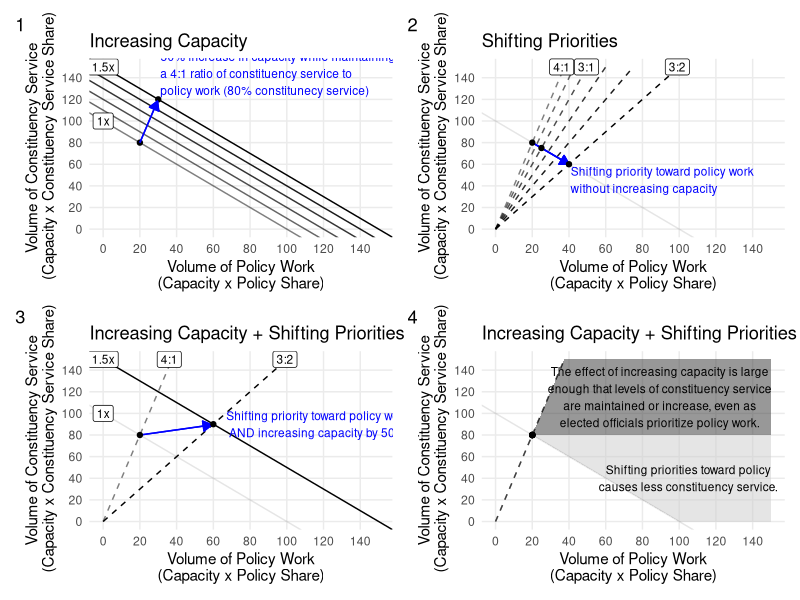

Reproduce this figure in R.
## ---- chunk 1
library(tidyverse)
library(ggrepel)
library(knitr)

knitr::opts_chunk$set(echo = TRUE, 
                      cache = TRUE, 
                      fig.width=8, 
                      fig.height = 8,
                      out.width = "100%",
                      fig.show = "hold",
                      #fig.cap = "",
                      #fig.subcap = "",
                      #split = T,
                      fig.align = 'center', 
                      fig.path='figs/',
                      fig.retina = 6,
                      warning=FALSE, 
                      message=FALSE)

# inline numbers round to 2
knit_hooks$set(inline = function(x) {
  if (is.na(as.numeric(x))) {
    return(x)
    } else 
        return(round(x,2))
})


# plot color defaults 
library(ggplot2); theme_set(theme_bw())
  options(
    ggplot2.continuous.color = "cividis",
    ggplot2.continuous.fill = "cividis"
  )
  scale_color_discrete <- function(...)
    scale_color_viridis_d(..., direction = -1)
  scale_fill_discrete <- function(...)
    scale_fill_viridis_d(..., direction = -1)
  
# html table formatting
kablebox <- . %>%  
  head(100) %>%
  knitr::kable() %>% 
  kable_styling() %>% 
  scroll_box(height = "200px")

kablebox_long <- . %>% 
  head(100) %>% 
  knitr::kable() %>% 
  kable_styling() %>% 
  scroll_box(height = "500px")
## ---- chunk 2
library(ggplot2); theme_set(theme_minimal())

library(patchwork)

# CAPACITY
capacity <- tibble::tibble(
  priority = .2,
  capacity = c(100, 150) 
  ) %>% 
  ggplot() +
  aes(x = capacity*priority,
      y = capacity*(1-priority) ,
      #color = capacity, 
      #alpha = capacity, 
      intercept = capacity,
      label = str_c(capacity*priority, ", ", capacity*(1-priority))) + 
  geom_abline(slope = -1, 
              intercept = c(100, 110, 120,130,140, 150), 
                            linetype = 1,
              alpha = c(.5,.6,.7,.8,.9,1)) + 
    geom_point() +
  geom_segment(x = 100*.2, 
           y = 100*.8,
           xend = 148*.2, 
           yend = 148*.8,
           arrow = arrow(type = "closed", length = unit(.1, "in")),
           color = "blue") + 
  annotate("text", 
          label = "50% increase in capacity while maintaining\na 4:1 ratio of constituency service to\npolicy work (80% constitunecy service)", 
           x = 150*.2, 
           y = 150*.8,
          hjust = -.01,
          vjust = -.1,
          color = "blue",
          size = 3) +
  geom_label(x = 0, y = c(100, 150), 
             label = c("1x", "1.5x"),
             size = 3 ) + 
    scale_y_continuous(breaks = seq(0, 140, by = 20), limits = c(0, 150)) + 
  scale_x_continuous(breaks = seq(0, 140, by = 20), limits = c(0, 150)) + 
  labs(title = "Increasing Capacity",
       x = "Volume of Policy Work\n(Capacity x Policy Share)",
       y = "Volume of Constituency Service\n (Capacity x Constituency Service Share)") + 
  theme(legend.position = "", 
        panel.grid.minor = element_blank() )




# PRIORITY 
priority <- tibble::tibble(
  priority = c(.2,.25, .4),
  capacity = c(100) 
  ) %>% 
  mutate(
    x = capacity*priority,
      y = capacity*(1-priority)
  ) %>% 
  ggplot() +
  aes(x = x,
      y = y ) + 
  geom_abline(slope = -1,
              intercept = c(100),
              linetype = 1,
              alpha = c(.1)) +
   stat_function(fun =  ~ 4*.x , geom = "line", linetype = 2, alpha = .5) +
     stat_function(fun =  ~ 3.5*.x , geom = "line", linetype = 2, alpha = .6) +
   stat_function(fun =  ~ 3*.x , geom = "line", linetype = 2, alpha = .7) +
   stat_function(fun =  ~ 2.5*.x , geom = "line", linetype = 2, alpha = .8) +
   stat_function(fun =  ~ 2*.x , geom = "line", linetype = 2, alpha = .9) +
   stat_function(fun =  ~ 1.5*.x , geom = "line", linetype = 2, alpha = 1) +

  geom_segment(x = 100*.2, 
           y = 100*.8,
           xend = 100*.4, 
           yend = 100*.6,
           arrow = arrow(type = "closed", length = unit(.1, "in")),
           color = "blue") + 
  geom_point() +
  annotate("text", 
          label = "Shifting priority toward policy work\nwithout increasing capacity", 
           x = 100*.4, 
           y = 100*.6,
          hjust = -.01,
          vjust = 1.1,
          color = "blue",
          size = 3) +
  geom_label(aes(x = 150*c(.24, .33, .66),
                 y = 150 ),
             label = c("4:1", "3:1", "3:2") ,
          size = 3) + 
  scale_y_continuous(breaks = seq(0, 140, by = 20), limits = c(0, 150)) + 
  scale_x_continuous(breaks = seq(0, 140, by = 20), limits = c(0, 150)) + 
  #scale_color_gradient(low = "grey", high = "black") +
  labs(title = "Shifting Priorities",
       x = "Volume of Policy Work\n(Capacity x Policy Share)",
       y = "Volume of Constituency Service\n (Capacity x Constituency Service Share)") +
  theme(legend.position = "",         
        #panel.grid.major = element_blank(),
        panel.grid.minor = element_blank() )



# BOTH  
both <- tibble::tibble(
  priority = c(.2, .4),
  capacity = c(100, 150) 
  ) %>% 
  mutate(
    x = capacity*priority,
      y = capacity*(1-priority)
  ) %>% 
  ggplot() +
  aes(x = x,
      y = y ) + 
  geom_abline(slope = -1,
              intercept = c(100, 150),
              linetype = 1,
              alpha = c(.1,1)) +
   stat_function(fun =  ~ 4*.x , geom = "line", linetype = 2, alpha = .5) +
   #  stat_function(fun =  ~ 3.5*.x , geom = "line", linetype = 2, alpha = .6) +
  # stat_function(fun =  ~ 3*.x , geom = "line", linetype = 2, alpha = .7) +
 #  stat_function(fun =  ~ 2.5*.x , geom = "line", linetype = 2, alpha = .8) +
#   stat_function(fun =  ~ 2*.x , geom = "line", linetype = 2, alpha = .9) +
   stat_function(fun =  ~ 1.5*.x , geom = "line", linetype = 2, alpha = 1) +
  geom_label(aes(x = 150*c(.24, .66),
                 y = 150 ),
                   min.segment.length = 15,
             label = c("4:1", "3:2") ,
          size = 3) + 
  geom_segment(x = 100*.2, 
           y = 100*.8,
           xend = 148*.4, 
           yend = 149*.6,
           arrow = arrow(type = "closed", length = unit(.1, "in")),
           color = "blue") + 
  geom_point() +
  annotate("text", 
          label = "Shifting priority toward policy work\n AND increasing capacity by 50%", 
           x = 150*.4, 
           y = 150*.6,
          hjust = -.07,
          vjust = .5,
          color = "blue",
          size = 3) +
    geom_label(x = 0, y = c(100, 150), 
             label = c("1x", "1.5x"),
             size = 3) + 
  scale_y_continuous(breaks = seq(0, 140, by = 20), limits = c(0, 150)) + 
  scale_x_continuous(breaks = seq(0, 140, by = 20), limits = c(0, 150)) + 
  #scale_color_gradient(low = "grey", high = "black") +
  labs(title = "Increasing Capacity + Shifting Priorities",
       x = "Volume of Policy Work\n(Capacity x Policy Share)",
       y = "Volume of Constituency Service\n (Capacity x Constituency Service Share)") + 
  theme(legend.position = "",          panel.grid.minor = element_blank() )



# BOTH  
more_c <- tibble(x = c(0, 20, 37.5,0),
       y = c(100, 80, 150,150) ) %>% 
  mutate(label = "A")

less_c <- tibble(x = c(0, 20, 0,0),
       y = c(0, 80, 80, 0) ) %>% 
  mutate(label = "D")


more_p <- tibble(x = c(20, 37.5, 150, 150),
       y = c(80, 150, 150, 80) ) %>% 
  mutate(label = "B")

less_p <- tibble(x = c(100, 20, 150, 150),
       y = c(0, 80, 80, 0) ) %>% 
  mutate(label = "C")


# REGIONS 
regions <- more_p %>%
 full_join( less_p) %>% #full_join(more_c) %>% 
  group_by(label) %>% 
  mutate(mean_x = mean(x),
         mean_y = mean(y),
         name = label %>% 
           str_replace("B", "The effect of increasing capacity is large\nenough that levels of constituency service\nare maintained or increase, even as\nelected officials prioritize policy work.") %>% 
           str_replace("C", "Shifting priorities toward policy\ncauses less constituency service.")) %>% 
  ungroup() %>% 
ggplot() +
  aes(x = x,
      y = y,
      fill = label,
      label = name) + 
  geom_polygon( alpha = .5) + 
    geom_abline(slope = -1,
              intercept = c(100),
              linetype = 1,
              alpha = c(.1)) +
     stat_function(fun =  ~ 4*.x , geom = "line", linetype = 2, alpha = .5) +
  geom_point(x = 20, y = 80) + 
  scale_fill_grey() +
  scale_y_continuous(breaks = seq(0, 140, by = 20), limits = c(0, 150)) + 
  scale_x_continuous(breaks = seq(0, 140, by = 20), limits = c(0, 150)) + 
  geom_text(aes(x = mean_x, y = mean_y), check_overlap = T,
          size = 3) + 
  labs(title = "Increasing Capacity + Shifting Priorities",
       x = "Volume of Policy Work\n(Capacity x Policy Share)",
       y = "Volume of Constituency Service\n (Capacity x Constituency Service Share)") + 
  theme(legend.position = "",          panel.grid.minor = element_blank() )


(capacity + priority)  / (both + regions) + plot_annotation(tag_levels = '1')
